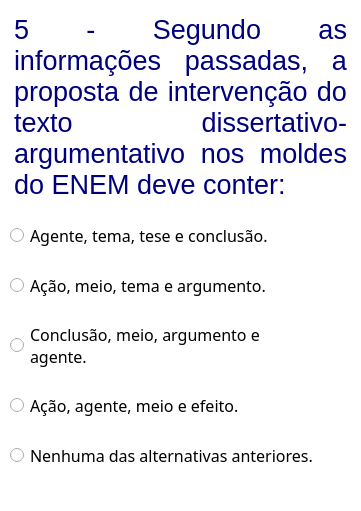
          <widget class="QWidget" name="widget_questionario5" native="true">
           <property name="geometry">
            <rect>
             <x>0</x>
             <y>10</y>
             <width>361</width>
             <height>511</height>
            </rect>
           </property>
           <property name="styleSheet">
            <string notr="true">background-color: rgb(255, 255, 255);</string>
           </property>
           <widget class="QWidget" name="fundo1_5" native="true">
            <property name="geometry">
             <rect>
              <x>0</x>
              <y>0</y>
              <width>361</width>
              <height>511</height>
             </rect>
            </property>
            <property name="styleSheet">
             <string notr="true">background-color: rgb(255, 255, 255);</string>
            </property>
            <widget class="QRadioButton" name="txt_question5errada2">
             <property name="geometry">
              <rect>
               <x>10</x>
               <y>270</y>
               <width>341</width>
               <height>31</height>
              </rect>
             </property>
             <property name="font">
              <font>
               <family>Comfortaa</family>
               <pointsize>12</pointsize>
              </font>
             </property>
             <property name="text">
              <string>Ação, meio, tema e argumento.</string>
             </property>
            </widget>
            <widget class="QRadioButton" name="txt_question5errada1">
             <property name="geometry">
              <rect>
               <x>10</x>
               <y>210</y>
               <width>341</width>
               <height>51</height>
              </rect>
             </property>
             <property name="font">
              <font>
               <family>Comfortaa</family>
               <pointsize>12</pointsize>
              </font>
             </property>
             <property name="text">
              <string>Agente, tema, tese e conclusão.</string>
             </property>
            </widget>
            <widget class="QRadioButton" name="txtquestion5certa">
             <property name="geometry">
              <rect>
               <x>10</x>
               <y>390</y>
               <width>331</width>
               <height>31</height>
              </rect>
             </property>
             <property name="font">
              <font>
               <family>Comfortaa</family>
               <pointsize>12</pointsize>
              </font>
             </property>
             <property name="text">
              <string>Ação, agente, meio e efeito.</string>
             </property>
            </widget>
            <widget class="QRadioButton" name="txt_question5errada3">
             <property name="geometry">
              <rect>
               <x>10</x>
               <y>320</y>
               <width>341</width>
               <height>51</height>
              </rect>
             </property>
             <property name="font">
              <font>
               <family>Comfortaa</family>
               <pointsize>12</pointsize>
              </font>
             </property>
             <property name="text">
              <string>Conclusão, meio, argumento e 
agente.</string>
             </property>
            </widget>
            <widget class="QRadioButton" name="txt_question5errada4">
             <property name="geometry">
              <rect>
               <x>10</x>
               <y>440</y>
               <width>341</width>
               <height>31</height>
              </rect>
             </property>
             <property name="font">
              <font>
               <family>Comfortaa</family>
               <pointsize>12</pointsize>
              </font>
             </property>
             <property name="text">
              <string>Nenhuma das alternativas anteriores.</string>
             </property>
            </widget>
            <widget class="QTextBrowser" name="textBrowser_5">
             <property name="geometry">
              <rect>
               <x>10</x>
               <y>10</y>
               <width>341</width>
               <height>211</height>
              </rect>
             </property>
             <property name="frameShape">
              <enum>QFrame::NoFrame</enum>
             </property>
             <property name="frameShadow">
              <enum>QFrame::Sunken</enum>
             </property>
             <property name="html">
              <string>&lt;!DOCTYPE HTML PUBLIC &quot;-//W3C//DTD HTML 4.0//EN&quot; &quot;http://www.w3.org/TR/REC-html40/strict.dtd&quot;&gt;
&lt;html&gt;&lt;head&gt;&lt;meta name=&quot;qrichtext&quot; content=&quot;1&quot; /&gt;&lt;style type=&quot;text/css&quot;&gt;
p, li { white-space: pre-wrap; }
&lt;/style&gt;&lt;/head&gt;&lt;body style=&quot; font-family:'Lato'; font-size:10pt; font-weight:400; font-style:normal;&quot;&gt;
&lt;p align=&quot;justify&quot; style=&quot; margin-top:0px; margin-bottom:0px; margin-left:0px; margin-right:0px; -qt-block-indent:0; text-indent:0px;&quot;&gt;&lt;span style=&quot; font-family:'MS Shell Dlg 2'; font-size:20pt; color:#00007f;&quot;&gt;5 - Segundo as informações passadas, a proposta de intervenção do texto dissertativo-argumentativo nos moldes do ENEM deve conter:&lt;/span&gt;&lt;/p&gt;&lt;/body&gt;&lt;/html&gt;</string>
             </property>
            </widget>
           </widget>
          </widget>
